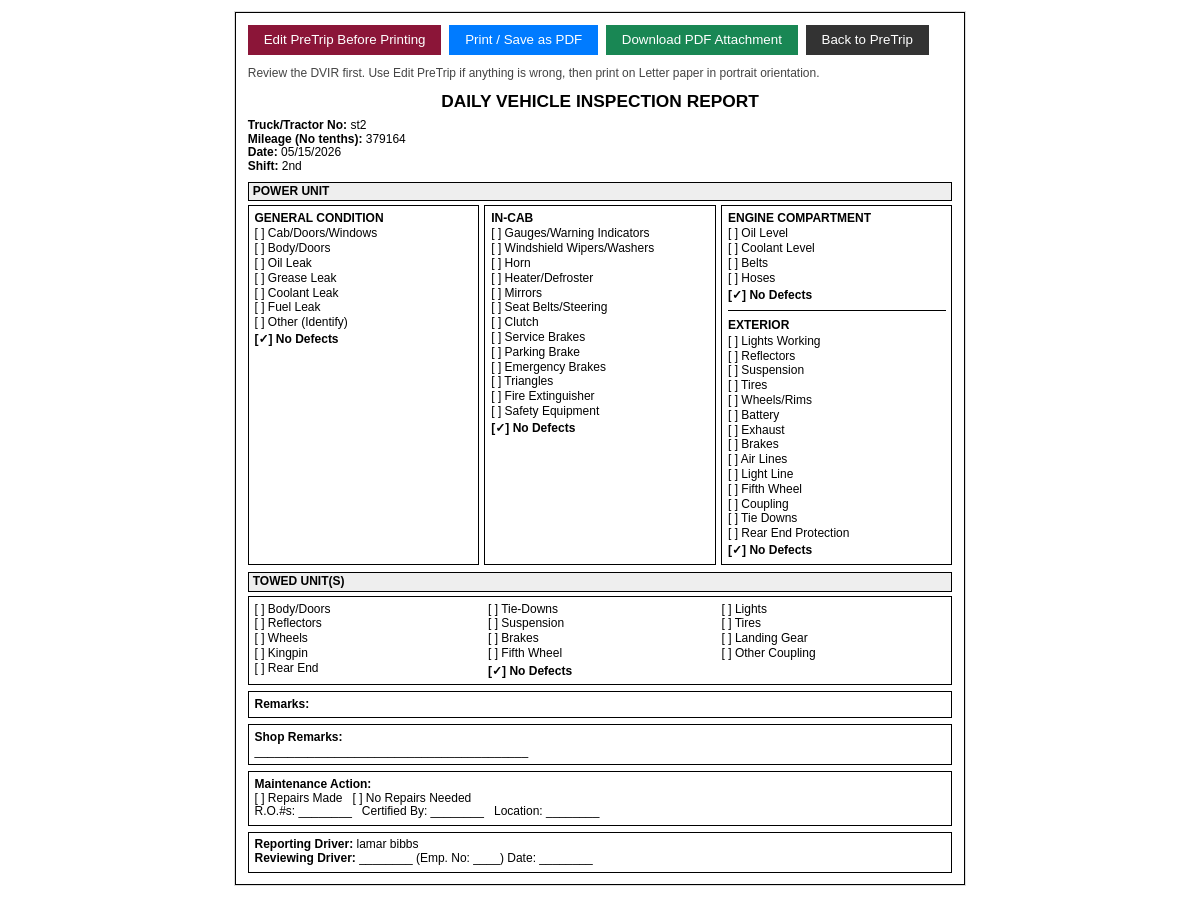
Page /pretrip_printable/1 (signed in) on the earlier database version.
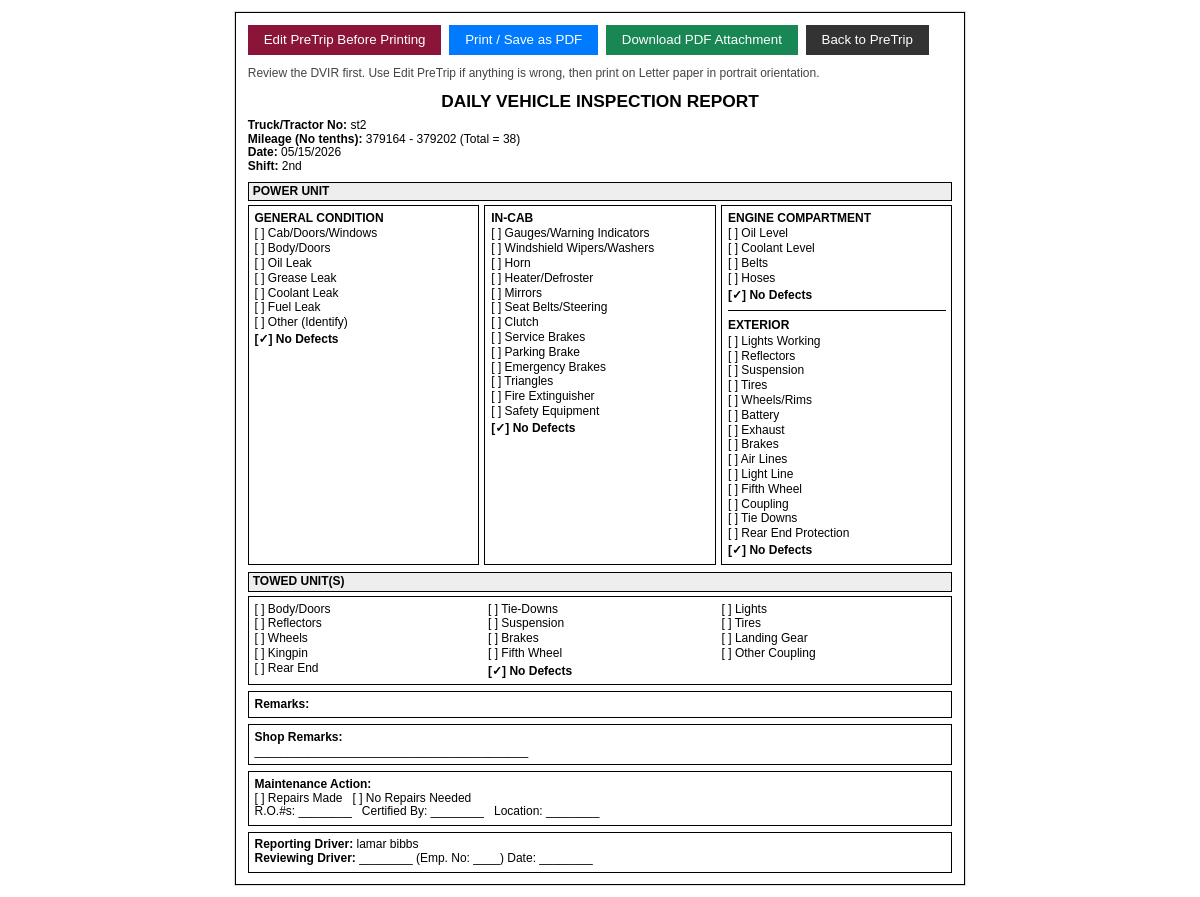
Same page on the later database version.
### app/models/trip.py (models this page shows)
class PreTrip(db.Model):
    __tablename__ = "pretrip"
    id = db.Column(db.Integer, primary_key=True)
    user_id = db.Column(db.Integer, db.ForeignKey("user.id"), nullable=False)
    truck_number = db.Column(db.String(50))
    trailer_number = db.Column(db.String(50))
    pretrip_date = db.Column(db.Date, default=date.today)
    shift = db.Column(db.String(10))
    start_mileage = db.Column(db.Integer)
    truck_type = db.Column(db.String(20))
    oil_system_status = db.Column(db.String(20))
    tires_ok = db.Column(db.Boolean, default=False)
    tires_status = db.Column(db.String(50))
    cab_doors_windows = db.Column(db.Boolean, default=False)
    body_doors = db.Column(db.Boolean, default=False)
    oil_leak = db.Column(db.Boolean, default=False)
    grease_leak = db.Column(db.Boolean, default=False)
    coolant_leak = db.Column(db.Boolean, default=False)
    fuel_leak = db.Column(db.Boolean, default=False)
    gc_no_defects = db.Column(db.Boolean, default=False)
    gauges_warning = db.Column(db.Boolean, default=False)
    wipers = db.Column(db.Boolean, default=False)
    horn = db.Column(db.Boolean, default=False)
    heater_defroster = db.Column(db.Boolean, default=False)
    mirrors = db.Column(db.Boolean, default=False)
    seat_belts_steering = db.Column(db.Boolean, default=False)
    clutch = db.Column(db.Boolean, default=False)
    service_brakes = db.Column(db.Boolean, default=False)
    parking_brake = db.Column(db.Boolean, default=False)
    emergency_brakes = db.Column(db.Boolean, default=False)
    triangles = db.Column(db.Boolean, default=False)
    fire_extinguisher = db.Column(db.Boolean, default=False)
    safety_equipment = db.Column(db.Boolean, default=False)
    incab_no_defects = db.Column(db.Boolean, default=False)
    oil_level = db.Column(db.Boolean, default=False)
    coolant_level = db.Column(db.Boolean, default=False)
    belts = db.Column(db.Boolean, default=False)
    hoses = db.Column(db.Boolean, default=False)
    ec_no_defects = db.Column(db.Boolean, default=False)
    lights_working = db.Column(db.Boolean, default=False)
    reflectors = db.Column(db.Boolean, default=False)
    suspension = db.Column(db.Boolean, default=False)
    tires = db.Column(db.Boolean, default=False)
    wheels_rims = db.Column(db.Boolean, default=False)
    battery = db.Column(db.Boolean, default=False)
    exhaust = db.Column(db.Boolean, default=False)
    brakes = db.Column(db.Boolean, default=False)
    air_lines = db.Column(db.Boolean, default=False)
    light_line = db.Column(db.Boolean, default=False)
    fifth_wheel = db.Column(db.Boolean, default=False)
    coupling = db.Column(db.Boolean, default=False)
    tie_downs = db.Column(db.Boolean, default=False)
    rear_end_protection = db.Column(db.Boolean, default=False)
    exterior_no_defects = db.Column(db.Boolean, default=False)
    towed_bodydoors = db.Column(db.Boolean, default=False)
    towed_tiedowns = db.Column(db.Boolean, default=False)
    towed_lights = db.Column(db.Boolean, default=False)
    towed_reflectors = db.Column(db.Boolean, default=False)
    towed_suspension = db.Column(db.Boolean, default=False)
    towed_tires = db.Column(db.Boolean, default=False)
    towed_wheels = db.Column(db.Boolean, default=False)
    towed_brakes = db.Column(db.Boolean, default=False)
    towed_landing_gear = db.Column(db.Boolean, default=False)
    towed_kingpin = db.Column(db.Boolean, default=False)
    towed_fifthwheel = db.Column(db.Boolean, default=False)
    towed_othercoupling = db.Column(db.Boolean, default=False)
    towed_rearend = db.Column(db.Boolean, default=False)
    towed_no_defects = db.Column(db.Boolean, default=False)
    damage_report = db.Column(db.Text)
    created_at = db.Column(db.DateTime, default=datetime.utcnow)
    updated_at = db.Column(db.DateTime, onupdate=datetime.utcnow)
    deleted_at = db.Column(db.DateTime, nullable=True)
    deleted_by_id = db.Column(db.Integer, db.ForeignKey("user.id"), nullable=True)
    deleted_by = db.relationship("User", foreign_keys=[deleted_by_id])
    posttrip = db.relationship("PostTrip", uselist=False, backref="pretrip")

class PostTrip(db.Model):
    __tablename__ = "posttrip"
    id = db.Column(db.Integer, primary_key=True)
    pretrip_id = db.Column(db.Integer, db.ForeignKey("pretrip.id"), nullable=False)
    end_mileage = db.Column(db.Integer, nullable=True)
    remarks = db.Column(db.Text, nullable=True)
    miles_driven = db.Column(db.Integer, nullable=True)
    created_at = db.Column(db.DateTime, default=datetime.utcnow)
    updated_at = db.Column(db.DateTime, onupdate=datetime.utcnow)

### app/blueprints/driver/routes.py (the view)
@bp.route("/pretrip_printable/<int:pretrip_id>")
@login_required
def pretrip_printable(pretrip_id):
    pt = _active_pretrips_query().filter_by(id=pretrip_id).first_or_404()
    if current_user.role == "driver" and pt.user_id != current_user.id:
        flash("Not authorized to print another driver's PreTrip!", "danger")
        return redirect(url_for("driver.list_pretrips"))
    ephemeral_driver = session.get("reviewing_driver")
    ephemeral_date = session.get("reviewing_date")
    return render_template(
        "pretrip_printable.html",
        pretrip=pt,
        ephemeral_driver=ephemeral_driver,
        ephemeral_date=ephemeral_date,
        email_mode=False,
    )

### app/blueprints/auth/routes.py (called while the page is built)
@login_manager.user_loader
def load_user(user_id):
    return User.query.get(int(user_id))

### app/blueprints/driver/routes.py (called while the page is built)
@bp.before_request
def require_driver_role_for_driver_actions():
    endpoint = (request.endpoint or "").removeprefix("driver.")
    if endpoint not in DRIVER_ONLY_ENDPOINTS:
        return None
    if restore_role_user("driver"):
        return None
    flash("Driver credentials required.", "warning")
    return redirect(
        url_for("auth.login", next=_requested_url(), required_role="driver")
    )

def _active_pretrips_query():
    return PreTrip.query.filter(PreTrip.deleted_at.is_(None))

### app/models/user.py (called while the page is built)
    @property
    def display_name(self):
        name = " ".join(part for part in [self.first_name, self.last_name] if part)
        return name or self.username

### app/services/plant_addresses.py (called while the page is built)
def register_context_processors(app):
    @app.context_processor
    def inject_plant_addresses():
        return dict(PLANT_ADDRESSES=PLANT_ADDRESSES, PLANT_LABELS=PLANT_LABELS)

### app/services/role_session.py (called while the page is built)
def restore_role_user(required_role):
    return current_user.is_authenticated and current_user.role == required_role

### templates/pretrip_printable.html (shortened to what the changed rows need)
<!DOCTYPE html>
<html>
<head>
</head>
<body>
<div class="print-container">
{% set pretrip_attachment_endpoint = 'manager.pretrip_attachment' if current_user.role == 'management' else 'driver.pretrip_attachment' %}
{% set pretrip_view_endpoint = 'manager.view_pretrip' if current_user.role == 'management' else 'driver.view_pretrip' %}
<div class="print-actions">
    {% if current_user.role == 'driver' and pretrip.user_id == current_user.id %}
      <a class="edit-btn" href="{{ url_for('driver.edit_pretrip_entry', pretrip_id=pretrip.id) }}">Edit PreTrip Before Printing</a>
    {% endif %}
    <button class="print-btn" type="button" onclick="markPrintedAndPrint()">Print / Save as PDF</button>
    <a class="email-btn" href="{{ url_for(pretrip_attachment_endpoint, pretrip_id=pretrip.id) }}">Download PDF Attachment</a>
    <a class="back-btn" href="{{ url_for(pretrip_view_endpoint, pretrip_id=pretrip.id) }}">Back to PreTrip</a>
  </div>
  <p class="print-guidance">Review the DVIR first. Use Edit PreTrip if anything is wrong, then print on Letter paper in portrait orientation.</p>
  <h2>Daily Vehicle Inspection Report</h2>
  <p>
    <strong>Truck/Tractor No:</strong> {{ pretrip.truck_number or "" }}<br>
    <strong>Mileage (No tenths):</strong>
    {% if pretrip.posttrip and pretrip.posttrip.end_mileage %}
      {{ pretrip.start_mileage or 0 }} - {{ pretrip.posttrip.end_mileage }}
      (Total = {{
         (pretrip.posttrip.end_mileage - pretrip.start_mileage)
         if (pretrip.start_mileage and pretrip.posttrip.end_mileage)
         else 0
      }})
    {% else %}
      {{ pretrip.start_mileage or 0 }}
    {% endif %}
    <br>
    <strong>Date:</strong>
    {% if pretrip.pretrip_date %}
      {{ pretrip.pretrip_date.strftime("%m/%d/%Y") }}
    {% else %}
      --
    {% endif %}
    <br>
    <strong>Shift:</strong> {{ pretrip.shift }}
  </p>
  <div class="section-header">Power Unit</div>
  <div class="flex-row">
    <div class="column">
      <h4>General Condition</h4>
      <div class="checkbox-line">
        [{{ "X" if pretrip.cab_doors_windows else " " }}] Cab/Doors/Windows
      </div>
      <div class="checkbox-line">
        [{{ "X" if pretrip.body_doors else " " }}] Body/Doors
      </div>
      <div class="checkbox-line">
        [{{ "X" if pretrip.oil_leak else " " }}] Oil Leak
      </div>
      <div class="checkbox-line">
        [{{ "X" if pretrip.grease_leak else " " }}] Grease Leak
      </div>
      <div class="checkbox-line">
        [{{ "X" if pretrip.coolant_leak else " " }}] Coolant Leak
      </div>
      <div class="checkbox-line">
        [{{ "X" if pretrip.fuel_leak else " " }}] Fuel Leak
      </div>
      <div class="checkbox-line">[ ] Other (Identify)</div>
      <div class="no-defects">
        [{{ "&#10003;"|safe if pretrip.gc_no_defects else " " }}] No Defects
      </div>
    </div>
    <div class="column">
      <h4>In-Cab</h4>
      <div class="checkbox-line">
        [{{ "X" if pretrip.gauges_warning else " " }}] Gauges/Warning Indicators
      </div>
      <div class="checkbox-line">
        [{{ "X" if pretrip.wipers else " " }}] Windshield Wipers/Washers
      </div>
      <div class="checkbox-line">
        [{{ "X" if pretrip.horn else " " }}] Horn
      </div>
      <div class="checkbox-line">
        [{{ "X" if pretrip.heater_defroster else " " }}] Heater/Defroster
      </div>
      <div class="checkbox-line">
        [{{ "X" if pretrip.mirrors else " " }}] Mirrors
      </div>
      <div class="checkbox-line">
        [{{ "X" if pretrip.seat_belts_steering else " " }}] Seat Belts/Steering
      </div>
      <div class="checkbox-line">
        [{{ "X" if pretrip.clutch else " " }}] Clutch
      </div>
      <div class="checkbox-line">
        [{{ "X" if pretrip.service_brakes else " " }}] Service Brakes
      </div>
      <div class="checkbox-line">
        [{{ "X" if pretrip.parking_brake else " " }}] Parking Brake
      </div>
      <div class="checkbox-line">
        [{{ "X" if pretrip.emergency_brakes else " " }}] Emergency Brakes
      </div>
      <div class="checkbox-line">
        [{{ "X" if pretrip.triangles else " " }}] Triangles
      </div>
      <div class="checkbox-line">
        [{{ "X" if pretrip.fire_extinguisher else " " }}] Fire Extinguisher
      </div>
      <div class="checkbox-line">
        [{{ "X" if pretrip.safety_equipment else " " }}] Safety Equipment
      </div>
      <div class="no-defects">
        [{{ "&#10003;"|safe if pretrip.incab_no_defects else " " }}] No Defects
      </div>
    </div>
    <div class="column">
      <h4>Engine Compartment</h4>
      <div class="checkbox-line">
        [{{ "X" if pretrip.oil_level else " " }}] Oil Level
      </div>
      <div class="checkbox-line">
        [{{ "X" if pretrip.coolant_level else " " }}] Coolant Level
      </div>
      <div class="checkbox-line">
        [{{ "X" if pretrip.belts else " " }}] Belts
      </div>
      <div class="checkbox-line">
        [{{ "X" if pretrip.hoses else " " }}] Hoses
      </div>
      <div class="no-defects">
        [{{ "&#10003;"|safe if pretrip.ec_no_defects else " " }}] No Defects
      </div>
      <hr style="margin:8px 0;">
      <h4>Exterior</h4>
      <div class="checkbox-line">
        [{{ "X" if pretrip.lights_working else " " }}] Lights Working
      </div>
      <div class="checkbox-line">
        [{{ "X" if pretrip.reflectors else " " }}] Reflectors
      </div>
      <div class="checkbox-line">
        [{{ "X" if pretrip.suspension else " " }}] Suspension
      </div>
      <div class="checkbox-line">
        [{{ "X" if pretrip.tires else " " }}] Tires
      </div>
      <div class="checkbox-line">
        [{{ "X" if pretrip.wheels_rims else " " }}] Wheels/Rims
      </div>
      <div class="checkbox-line">
        [{{ "X" if pretrip.battery else " " }}] Battery
      </div>
      <div class="checkbox-line">
        [{{ "X" if pretrip.exhaust else " " }}] Exhaust
      </div>
      <div class="checkbox-line">
        [{{ "X" if pretrip.brakes else " " }}] Brakes
      </div>
      <div class="checkbox-line">
        [{{ "X" if pretrip.air_lines else " " }}] Air Lines
      </div>
      <div class="checkbox-line">
        [{{ "X" if pretrip.light_line else " " }}] Light Line
      </div>
      <div class="checkbox-line">
        [{{ "X" if pretrip.fifth_wheel else " " }}] Fifth Wheel
      </div>
      <div class="checkbox-line">
        [{{ "X" if pretrip.coupling else " " }}] Coupling
      </div>
      <div class="checkbox-line">
        [{{ "X" if pretrip.tie_downs else " " }}] Tie Downs
      </div>
      <div class="checkbox-line">
        [{{ "X" if pretrip.rear_end_protection else " " }}] Rear End Protection
      </div>
      <div class="no-defects">
        [{{ "&#10003;"|safe if pretrip.exterior_no_defects else " " }}] No Defects
      </div>
    </div>
  </div>
  <div class="section-header">Towed Unit(s)</div>
  <div class="towed-block"><div class="towed-grid">
    <div class="checkbox-line">
      [{{ "X" if pretrip.towed_bodydoors else " " }}] Body/Doors
    </div>
    <div class="checkbox-line">
      [{{ "X" if pretrip.towed_tiedowns else " " }}] Tie-Downs
    </div>
    <div class="checkbox-line">
      [{{ "X" if pretrip.towed_lights else " " }}] Lights
    </div>
    <div class="checkbox-line">
      [{{ "X" if pretrip.towed_reflectors else " " }}] Reflectors
    </div>
    <div class="checkbox-line">
      [{{ "X" if pretrip.towed_suspension else " " }}] Suspension
    </div>
    <div class="checkbox-line">
      [{{ "X" if pretrip.towed_tires else " " }}] Tires
    </div>
    <div class="checkbox-line">
      [{{ "X" if pretrip.towed_wheels else " " }}] Wheels
    </div>
    <div class="checkbox-line">
      [{{ "X" if pretrip.towed_brakes else " " }}] Brakes
    </div>
    <div class="checkbox-line">
      [{{ "X" if pretrip.towed_landing_gear else " " }}] Landing Gear
    </div>
    <div class="checkbox-line">
      [{{ "X" if pretrip.towed_kingpin else " " }}] Kingpin
    </div>
    <div class="checkbox-line">
      [{{ "X" if pretrip.towed_fifthwheel else " " }}] Fifth Wheel
    </div>
    <div class="checkbox-line">
      [{{ "X" if pretrip.towed_othercoupling else " " }}] Other Coupling
    </div>
    <div class="checkbox-line">
      [{{ "X" if pretrip.towed_rearend else " " }}] Rear End
    </div>
    <div class="no-defects">
      [{{ "&#10003;"|safe if pretrip.towed_no_defects else " " }}] No Defects
    </div>
  </div></div>
  <div class="remarks-block">
    <strong>Remarks:</strong><br>
  </div>
  <div class="remarks-block">
    <strong>Shop Remarks:</strong><br>
    _________________________________________
  </div>
  <div class="remarks-block">
    <strong>Maintenance Action:</strong><br>
    [ ] Repairs Made &nbsp; [ ] No Repairs Needed <br>
    R.O.#s: ________ &nbsp; Certified By: ________ &nbsp; Location: ________
  </div>
  <div class="remarks-block">
    <strong>Reporting Driver:</strong> {{ current_user.display_name if current_user else "" }}<br>
    <strong>Reviewing Driver:</strong> ________ (Emp. No: ____) Date: ________
  </div>
</div>
</body>
</html>

Differences in the rows shown:
shown differently, row unchanged: PreTrip "st2": start_mileage.end_mileage (not shown) → "38"
added PostTrip: posttrip.end_mileage "379202"
Other differences:
text now shown: "- (Total = )"
